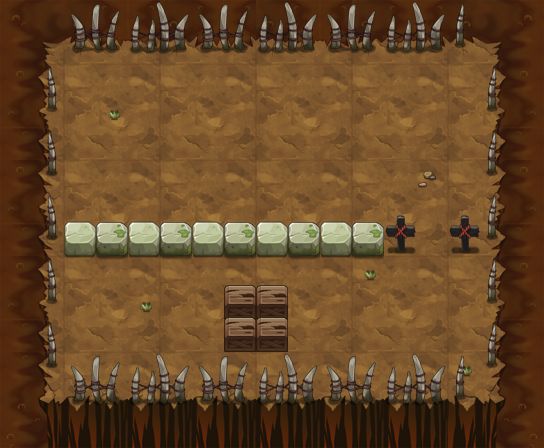

Below is a game level as drawn by its tile map, then a one-line description and the .tmx that defines it (tile-layer data replaced by summaries):
An orthogonal 17x14 tile map with 32x32 px tiles, 9 tile layers (PASS, 块层 2, 块层 5, 块层 3, ...) and 33 objects (29x TRAP, 3x yjsb2, PLAYER).

<map version="1.0" orientation="orthogonal" width="17" height="14" tilewidth="32" tileheight="32">
 <properties>
  <property name="DESTRY1" value="25" />
  <property name="DESTRY2" value="27" />
  <property name="DESTRY_COUNT" value="2" />
  <property name="EXP" value="965" />
  <property name="ITEM" value="D035" />
  <property name="MONEY" value="1448" />
 </properties>
 <tileset firstgid="1" name="yjbl" tilewidth="32" tileheight="32">
  <image source="yjbl.png" width="450" height="600" />
 </tileset>
 <layer name="PASS" width="17" height="14">
  <data>[238 cells, 126 non-empty, 10 distinct tile ids]</data>
 </layer>
 <layer name="块层 2" width="17" height="14">
  <data>[238 cells, 238 non-empty, 31 distinct tile ids]</data>
 </layer>
 <layer name="块层 5" width="17" height="14">
  <data>[238 cells, 10 non-empty, 2 distinct tile ids]</data>
 </layer>
 <layer name="块层 3" width="17" height="14">
  <data>[238 cells, 64 non-empty, 12 distinct tile ids]</data>
 </layer>
 <layer name="块层 6" width="17" height="14">
  <data>[238 cells, 16 non-empty, 4 distinct tile ids]</data>
 </layer>
 <layer name="SHELTER 11" width="17" height="14">
  <data>[238 cells, 13 non-empty, 5 distinct tile ids]</data>
 </layer>
 <layer name="SHELTER 9" width="17" height="14">
  <data>[238 cells, 2 non-empty, 1 distinct tile ids]</data>
 </layer>
 <layer name="SHELTER 8" width="17" height="14">
  <data>[238 cells, 2 non-empty, 1 distinct tile ids]</data>
 </layer>
 <layer name="SHELTER 6" width="17" height="14">
  <data>[238 cells, 12 non-empty, 3 distinct tile ids]</data>
 </layer>
 <objectgroup name="对象层 1" width="17" height="14">
  <object name="liusha" type="TRAP" x="256" y="128" width="32" height="32">
   <properties>
    <property name="lua_ai" value="trap_mire_ai" />
    <property name="trap_ani" value="liusha.actor" />
    <property name="trap_floor" value="true" />
    <property name="trap_sh" value="1" />
    <property name="trap_sw" value="1" />
   </properties>
  </object>
  <object name="block_control1" type="TRAP" x="448" y="64" width="32" height="32">
   <properties>
    <property name="trap_ani" value="switch.actor" />
    <property name="trap_floor" value="true" />
    <property name="trap_id" value="0" />
    <property name="trap_script" value="trap(&quot;block_control1&quot;):setOpened(false);trap(&quot;block1&quot;):setOpened(false)" />
    <property name="trap_sound_id" value="2" />
    <property name="trap_start_mode" value="0" />
    <property name="trap_state" value="open" />
   </properties>
  </object>
  <object name="block1" type="TRAP" x="416" y="224" width="32" height="32">
   <properties>
    <property name="trap_ani" value="blok1.actor" />
    <property name="trap_blok" value="true" />
    <property name="trap_id" value="0" />
   </properties>
  </object>
  <object name="belt_left" type="TRAP" x="64" y="256" width="32" height="32">
   <properties>
    <property name="lua_ai" value="trap_belt_left_ai" />
    <property name="trap_ani" value="belt_left.actor" />
    <property name="trap_floor" value="true" />
   </properties>
  </object>
  <object name="belt_left" type="TRAP" x="96" y="256" width="32" height="32">
   <properties>
    <property name="lua_ai" value="trap_belt_left_ai" />
    <property name="trap_ani" value="belt_left.actor" />
    <property name="trap_floor" value="true" />
   </properties>
  </object>
  <object name="belt_left" type="TRAP" x="128" y="256" width="32" height="32">
   <properties>
    <property name="lua_ai" value="trap_belt_left_ai" />
    <property name="trap_ani" value="belt_left.actor" />
    <property name="trap_floor" value="true" />
   </properties>
  </object>
  <object name="belt_left" type="TRAP" x="160" y="256" width="32" height="32">
   <properties>
    <property name="lua_ai" value="trap_belt_left_ai" />
    <property name="trap_ani" value="belt_left.actor" />
    <property name="trap_floor" value="true" />
   </properties>
  </object>
  <object name="belt_left" type="TRAP" x="192" y="256" width="32" height="32">
   <properties>
    <property name="lua_ai" value="trap_belt_left_ai" />
    <property name="trap_ani" value="belt_left.actor" />
    <property name="trap_floor" value="true" />
   </properties>
  </object>
  <object name="belt_left" type="TRAP" x="224" y="256" width="32" height="32">
   <properties>
    <property name="lua_ai" value="trap_belt_left_ai" />
    <property name="trap_ani" value="belt_left.actor" />
    <property name="trap_floor" value="true" />
   </properties>
  </object>
  <object name="belt_left" type="TRAP" x="256" y="256" width="32" height="32">
   <properties>
    <property name="lua_ai" value="trap_belt_left_ai" />
    <property name="trap_ani" value="belt_left.actor" />
    <property name="trap_floor" value="true" />
   </properties>
  </object>
  <object name="belt_left" type="TRAP" x="288" y="256" width="32" height="32">
   <properties>
    <property name="lua_ai" value="trap_belt_left_ai" />
    <property name="trap_ani" value="belt_left.actor" />
    <property name="trap_floor" value="true" />
   </properties>
  </object>
  <object name="belt_left" type="TRAP" x="320" y="256" width="32" height="32">
   <properties>
    <property name="lua_ai" value="trap_belt_left_ai" />
    <property name="trap_ani" value="belt_left.actor" />
    <property name="trap_floor" value="true" />
   </properties>
  </object>
  <object name="belt_left" type="TRAP" x="352" y="256" width="32" height="32">
   <properties>
    <property name="lua_ai" value="trap_belt_left_ai" />
    <property name="trap_ani" value="belt_left.actor" />
    <property name="trap_floor" value="true" />
   </properties>
  </object>
  <object name="belt_left" type="TRAP" x="384" y="256" width="32" height="32">
   <properties>
    <property name="lua_ai" value="trap_belt_left_ai" />
    <property name="trap_ani" value="belt_left.actor" />
    <property name="trap_floor" value="true" />
   </properties>
  </object>
  <object name="belt_right" type="TRAP" x="64" y="352" width="32" height="32">
   <properties>
    <property name="lua_ai" value="trap_belt_right_ai" />
    <property name="trap_ani" value="belt_right.actor" />
    <property name="trap_floor" value="true" />
   </properties>
  </object>
  <object name="belt_right" type="TRAP" x="96" y="352" width="32" height="32">
   <properties>
    <property name="lua_ai" value="trap_belt_right_ai" />
    <property name="trap_ani" value="belt_right.actor" />
    <property name="trap_floor" value="true" />
   </properties>
  </object>
  <object name="belt_right" type="TRAP" x="128" y="352" width="32" height="32">
   <properties>
    <property name="lua_ai" value="trap_belt_right_ai" />
    <property name="trap_ani" value="belt_right.actor" />
    <property name="trap_floor" value="true" />
   </properties>
  </object>
  <object name="belt_right" type="TRAP" x="160" y="352" width="32" height="32">
   <properties>
    <property name="lua_ai" value="trap_belt_right_ai" />
    <property name="trap_ani" value="belt_right.actor" />
    <property name="trap_floor" value="true" />
   </properties>
  </object>
  <object name="belt_right" type="TRAP" x="192" y="352" width="32" height="32">
   <properties>
    <property name="lua_ai" value="trap_belt_right_ai" />
    <property name="trap_ani" value="belt_right.actor" />
    <property name="trap_floor" value="true" />
   </properties>
  </object>
  <object name="belt_right" type="TRAP" x="224" y="352" width="32" height="32">
   <properties>
    <property name="lua_ai" value="trap_belt_right_ai" />
    <property name="trap_ani" value="belt_right.actor" />
    <property name="trap_floor" value="true" />
   </properties>
  </object>
  </objectgroup>
</map>
<!-- 13 of 33 objects omitted -->
